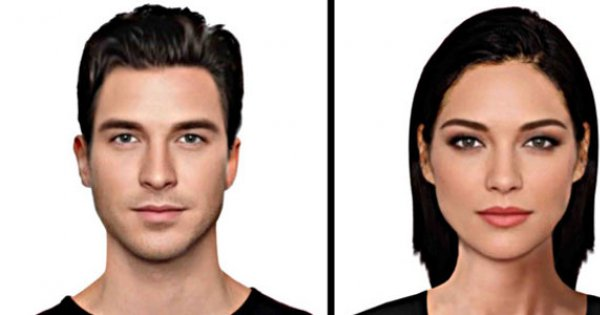
#> input picture Skin detection using Neural Network/8.jpg, 600 x 315 px, found by its file name
$ jupyter execute 'skin detection using NEURAL NETWORK.ipynb'
#> lines starting #> are read from the running program, lines starting #| are printed output that depends on the picture
[cell 1]
import matplotlib.pyplot as plt
import cv2 as cv
import numpy as np
import pandas as pd

from IPython import get_ipython
get_ipython().run_line_magic('matplotlib', 'inline')

[cell 2]
def sigmoid (x):
    return 1 / (1 + np.exp(-x)) # activation function
def sigmoid_(x): return x * (1 - x) # derivative of sigmoid

[cell 3]
class RN:


    def __init__(self):
        self.epochs = 2000 # Number of iterations
        inputLayerSize, hiddenLayerSize, outputLayerSize = 3, 2, 1
        self.L = .1 # learning rate

        # weights on layer inputs
        self.Wh = np.random.normal(size=(inputLayerSize, hiddenLayerSize))
        self.Wz = np.random.normal(size=(hiddenLayerSize,outputLayerSize))


    def feedforward (self,X):
            H = sigmoid(np.dot(X, self.Wh)) # hidden layer results
            Z = np.dot(H, self.Wz)
            return sigmoid(Z)

    def train (self, X ,Y):
        for i in range(self.epochs):
            H = sigmoid(np.dot(X, self.Wh)) # hidden layer results
            Z = np.dot(H,self.Wz) # output layer, no activation
            E = Y - Z # how much we missed (error)
            dZ = E * self.L # delta Z
            self.Wz += H.T.dot(dZ) # update output layer weights
            dH = dZ.dot(self.Wz.T) * sigmoid_(H) # delta H
            self.Wh += X.T.dot(dH) # update hidden layer weights
            if i % 2000 == 0:
                print("accuracy " ,(1-E).mean())
        return Z # what have we learnt?
X = np.array([
  [12, 34,10],  #Skin
  [-25, -23, -1],   #no_Skin
  [-95, -13, -23],   # no_Skin
  [-95, 0, 30],   # no_Skin
  [12, -13, -23],   # no_Skin
  [95, 101,11], # Skin
  [-24,13,77],
  [-100,-32,12],
  [-50,-33,-1],
  [116,151,215],
  [86,110,156],
  [3,1,0],
  [2,0,0],
  [3,3,0],
])
Y = np.array([
  [1], # Skin
  [0], # no_Skin
  [0], # no_Skin
  [0],
  [0],
  [1], # Skin
  [0],
  [0],
  [0],
  [1],
  [1],
  [0],
  [0],
  [0],
])

image = RN()
image.train( X , Y)

[cell 4]
def plot_confusion_matrix(y_true, y_pred, normalize=False, title=None, cmap=plt.cm.Blues):
    """
    This function prints and plots the confusion matrix.
    Normalization can be applied by setting normalize=True.
    """
    if not title:
        if normalize:
            title = 'Normalized confusion matrix'
        else:
            title = 'Confusion matrix, without normalization'

    # Compute confusion matrix
    cm = confusion_matrix(y_true, y_pred)
    # Only use the labels that appear in the data
    if normalize:
        cm = cm.astype('float') / cm.sum(axis=1)[:, np.newaxis]
        print("Normalized confusion matrix")
    else:
        print('Confusion matrix, without normalization')

    print(cm)

    fig, ax = plt.subplots()
    im = ax.imshow(cm, interpolation='nearest', cmap=cmap)
    ax.figure.colorbar(im, ax=ax)
    # We want to show all ticks...
    ax.set(xticks=np.arange(cm.shape[1]),
           yticks=np.arange(cm.shape[0]),
           # ... and label them with the respective list entries
           title=title,
           ylabel='True label',
           xlabel='Predicted label')

    # Rotate the tick labels and set their alignment.
    plt.setp(ax.get_xticklabels(), rotation=45, ha="right",
             rotation_mode="anchor")

    # Loop over data dimensions and create text annotations.
    fmt = '.2f' if normalize else 'd'
    thresh = cm.max() / 2.
    for i in range(cm.shape[0]):
        for j in range(cm.shape[1]):
            ax.text(j, i, format(cm[i, j], fmt),
                    ha="center", va="center",
                    color="white" if cm[i, j] > thresh else "black")
    fig.tight_layout()
    return ax


    np.set_printoptions(precision=2)

    # Plot non-normalized confusion matrix
    plot_confusion_matrix(y_true, y_pred,
                          title='Confusion matrix, without normalization')

    # Plot normalized confusion matrix
    plot_confusion_matrix(y_true, y_pred, normalize=True,
                          title='Normalized confusion matrix')

    plt.show()

[cell 5]
from sklearn.metrics import confusion_matrix
y_true, y_pred = [], []
for i in range(14):
    y_true.append(Y[i])
    if image.train(X,Y)[i]> 0.5:
        y_pred.append(1)
    else:
        y_pred.append(0)
print(confusion_matrix(y_true, y_pred))

[cell 6]
img = cv.imread('C:/Users/hp/Downloads/Rn/8.JPG')
#> img is the input picture: shape (315, 600, 3); mean B, G, R 163.2, 171.2, 190.4
plt.imshow(image.feedforward(img)[:,:,0])
#> in feedforward, `Z = np.dot(H, self.Wz)`:
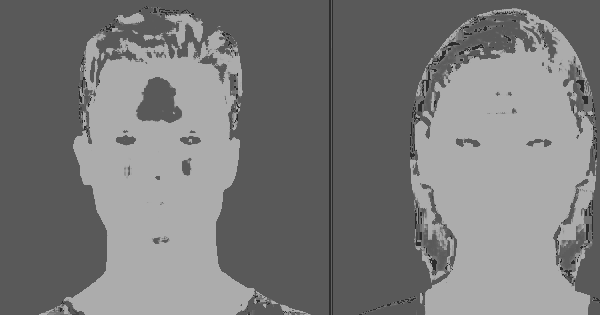
#> Z: shape (315, 600, 1) float64; min 0.175, max 0.676, mean 0.481
#> in feedforward, `return sigmoid(Z)`:
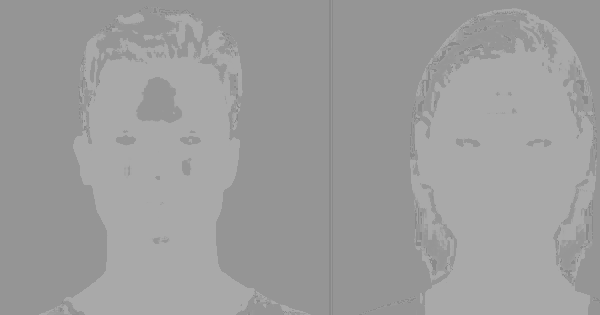
#> returned value: shape (315, 600, 1) float64; min 0.544, max 0.663, mean 0.617
#> (this line was passed over: IPython is not available in this run)

plot_confusion_matrix(y_true, y_pred, normalize=False, title=None, cmap=plt.cm.Blues)
#> (the call stopped at in plot_confusion_matrix, `fig, ax = plt.subplots()`: IPython is not available in this run)

$ run again, with Skin detection using Neural Network/2.jpg copied over Skin detection using Neural Network/8.jpg
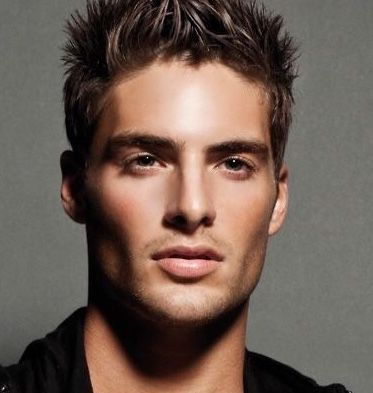
#> input picture Skin detection using Neural Network/2.jpg, 373 x 393 px, found by its file name
#> img is the input picture: shape (393, 373, 3); mean B, G, R 82.9, 92.4, 109.6
#> in feedforward, `Z = np.dot(H, self.Wz)`:
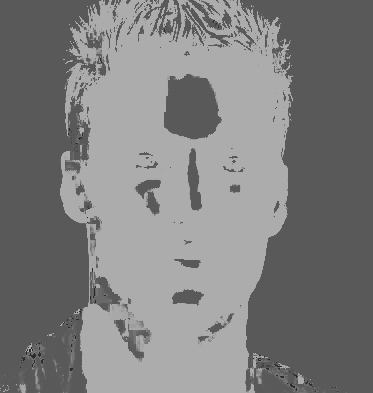
#> Z: shape (393, 373, 1) float64; min 0.175, max 0.676, mean 0.497
#> in feedforward, `return sigmoid(Z)`:
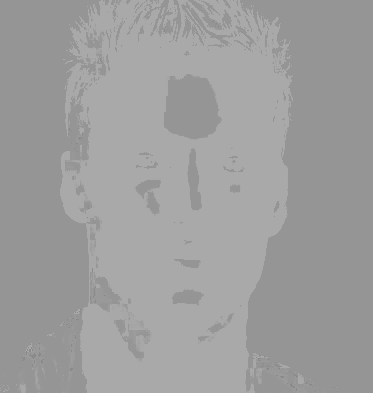
#> returned value: shape (393, 373, 1) float64; min 0.544, max 0.663, mean 0.621

$ run again, with Skin detection using Neural Network/3.jpg copied over Skin detection using Neural Network/8.jpg
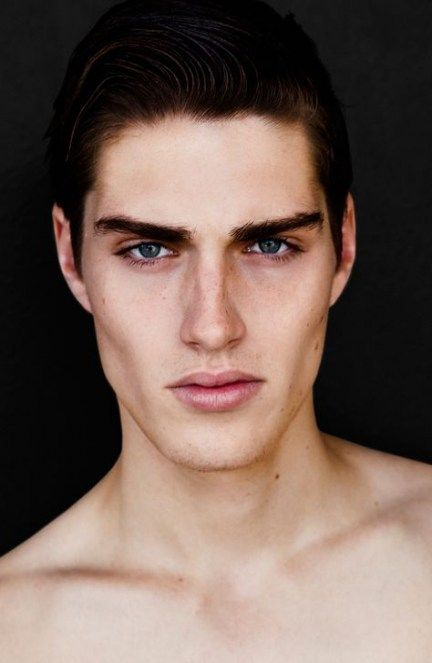
#> input picture Skin detection using Neural Network/3.jpg, 432 x 663 px, found by its file name
#> img is the input picture: shape (663, 432, 3); mean B, G, R 87.6, 96.6, 116.9
#> in feedforward, `Z = np.dot(H, self.Wz)`:
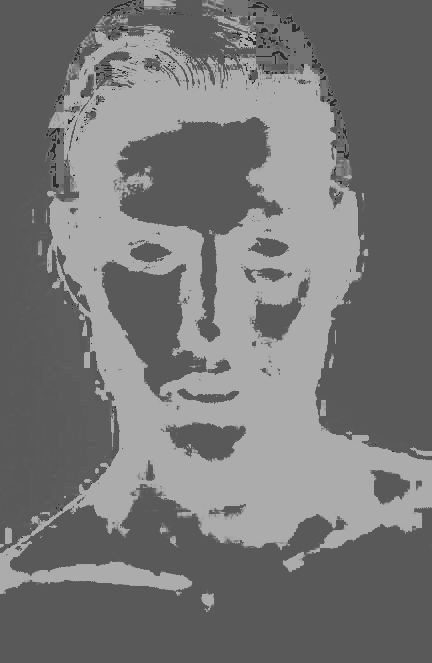
#> Z: shape (663, 432, 1) float64; min 0.175, max 0.676, mean 0.468
#> in feedforward, `return sigmoid(Z)`:
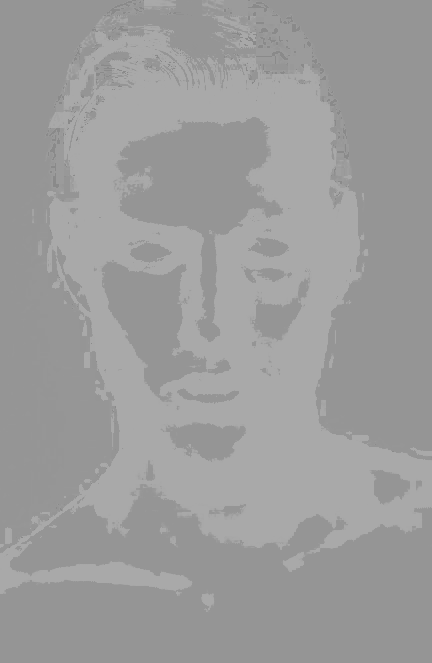
#> returned value: shape (663, 432, 1) float64; min 0.544, max 0.663, mean 0.614

$ run again, with Skin detection using Neural Network/7.jpg copied over Skin detection using Neural Network/8.jpg
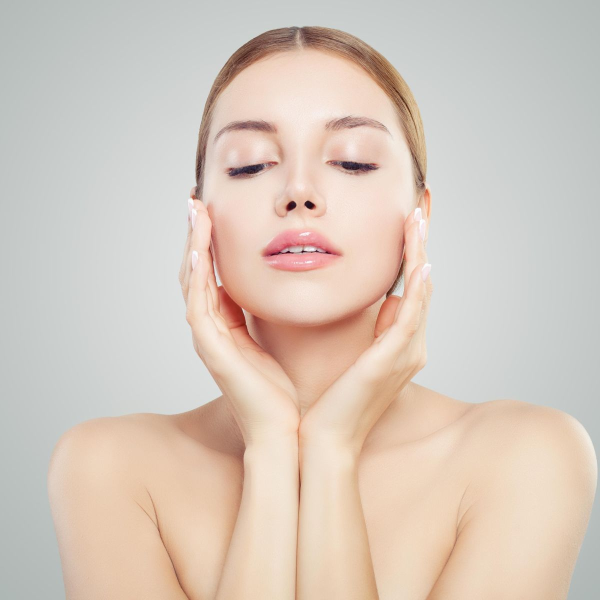
#> input picture Skin detection using Neural Network/7.jpg, 1200 x 1200 px, found by its file name (shown at 1/2 size)
#> img is the input picture: shape (1200, 1200, 3); mean B, G, R 189.2, 200.6, 214.4
#> in feedforward, `Z = np.dot(H, self.Wz)`:
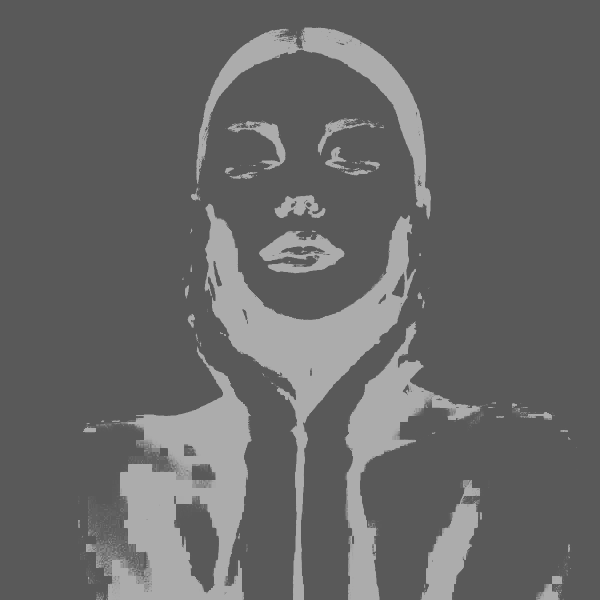
#> Z: shape (1200, 1200, 1) float64 (shown at 1/2 size); min 0.351, max 0.676, mean 0.405
